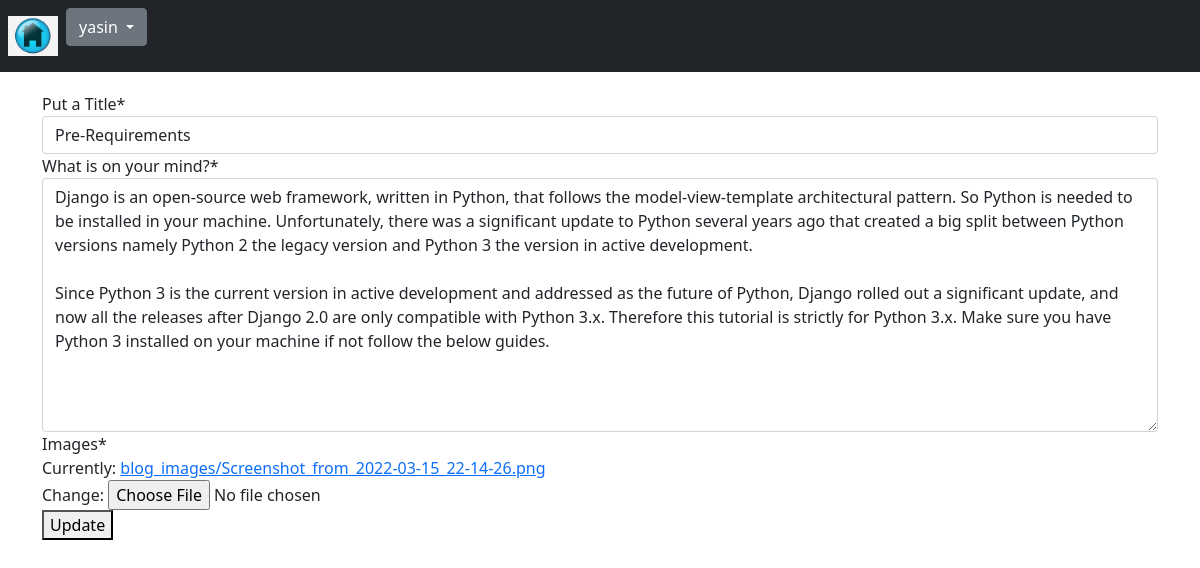
The app's page /blog/edit/1/ (signed in) with its own data.
### App_Blog/models.py (models this page shows, shortened)
class Blog(models.Model):
    author = models.ForeignKey(User, on_delete=models.CASCADE, related_name='post_author')
    blog_title = models.CharField(max_length=264, verbose_name='Put a Title')
    blog_content = models.TextField(verbose_name='What is on your mind?')
    blog_image = models.ImageField(upload_to='blog_images', verbose_name='Images')
    publish_date = models.DateTimeField(auto_now_add=True)
    update_date = models.DateTimeField(auto_now=True)
    class Meta:
        ordering = ('-publish_date',)

### App_Blog/views.py (the view, shortened to what this page needs)
# urls.py: path('edit/<int:pk>/', views.UpdateBlog.as_view(), name='edit_blog'),
class UpdateBlog(LoginRequiredMixin, UpdateView):
    model = Blog
    fields = ('blog_title', 'blog_content', 'blog_image')
    template_name = 'App_Blog/edit_blog.html'

### templates/App_Blog/edit_blog.html (shortened to what this page needs)
{% extends 'base.html' %}
{% load crispy_forms_tags %}
{% block body_block %}
{% if blog.author == user %}
    <form method="POST" enctype="multipart/form-data">
        {{ form|crispy }}
        <button type="submit", name="button">Update</button>
{% else %}
        <p>You are not allowed to see.</p>
    </form>
{% endif %}
{% endblock %}

### templates/base.html (shortened to what this page needs)
<!doctype html>
<html lang="en">
  <head>
    <link href="https://cdn.jsdelivr.net/npm/bootstrap@5.1.3/dist/css/bootstrap.min.css"
 rel="stylesheet">
    <link href="//netdna.bootstrapcdn.com/font-awesome/3.2.1/css/font-awesome.css" rel="stylesheet">
  </head>
<body>
  <nav class="navbar navbar-expand-sm bg-dark navbar-dark ">
    <ul class="navbar-nav">
      <li class="nav-item active">
        <a class="nav-link" href="{% url 'index' %}"><img src="/media/logo.png" width="50px"></a>
      </li>
      {% if user.is_authenticated %}
      <div class="dropdown">
        <button class="btn btn-secondary dropdown-toggle" type="button" id="dropdownMenuButton" data-toggle="dropdown" aria-haspopup="true" aria-expanded="false">
          {{user.username}}
        </button>
      </div>
      {% endif %}
    </ul>
  </nav>
<div class="container" style="padding-top:20px">
  {% block body_block %}
  {% endblock %}
</div>
</body>
</html>

### records on screen
Blog: blog_title "Pre-Requirements", blog_content "Django is an open-source web framework, written in Python, that follows the model-view-template architectural pattern. So Python is needed to be installed in your machine. Unfortunately, there was a significant update to Python several years ago that created a big split between Python versions namely Python 2 the legacy version and Python 3 the version in active development. Since Python 3 is the current version in active development and addressed as the future of Python, Django rolled out a significant update, and now all the releases after Django 2.0 are only compatible with Python 3.x. Therefore this tutorial is strictly for Python 3.x. Make sure you have Python 3 installed on your…"

### other values on screen
{{ user.username }} "yasin"
